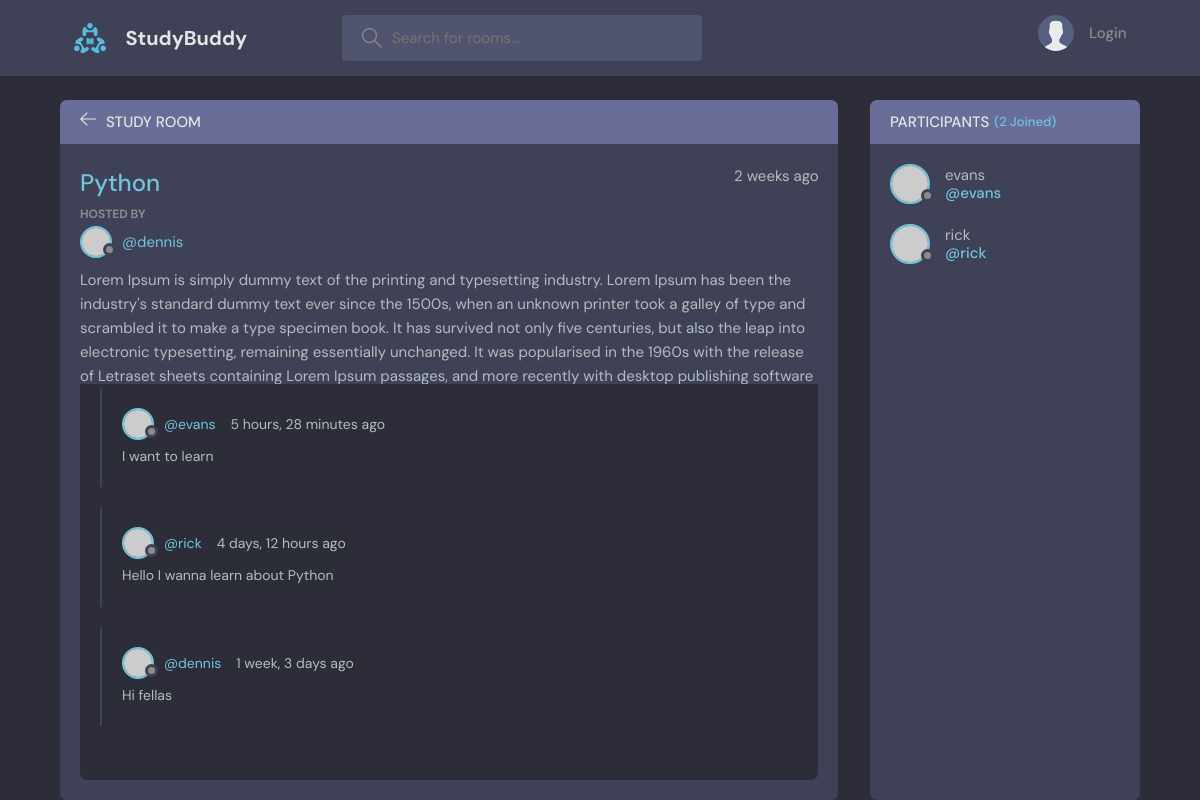
The page /room/1/ on the database its author committed.
### base/models.py (models this page shows, shortened)
class Room(models.Model):
    host = models.ForeignKey(User, on_delete=models.SET_NULL, null=True)
    topic = models.ForeignKey(Topic, on_delete=models.SET_NULL, null=True)
    name = models.CharField(max_length=200)
    description = models.TextField(null=True)
    participants = models.ManyToManyField(User, related_name='participants', blank=True)
    updated = models.DateTimeField(auto_now=True)
    created = models.DateTimeField(auto_now_add=True)
    class Meta:
        ordering = ['-updated', '-created']

class Message(models.Model):
    user = models.ForeignKey(User, on_delete=models.CASCADE)
    room = models.ForeignKey(Room, on_delete=models.CASCADE)
    body = models.TextField()
    updated = models.DateTimeField(auto_now=True)
    created = models.DateTimeField(auto_now_add=True)
    class Meta:
        ordering = ['-updated', '-created']

### base/views.py (the view, shortened to what this page needs)
# urls.py: path('room/<str:pk>/', views.room, name='room'),
def room(request, pk):
    room = Room.objects.get(id=pk)
    room_messages = room.message_set.all()
    participants = room.participants.all
    context = {'room': room,'room_messages': room_messages, 'participants': participants}
    return render (request, 'base/rooms.html', context)

### base/models.py (called while the page is built)
    def __str__(self):
        return self.name

### base/templates/base/rooms.html (shortened to what this page needs)
{% extends 'main.html' %}
{% block content %}
    <main class="profile-page layout layout--2">
      <div class="container">
        <div class="room">
          <div class="room__top">
            <div class="room__topLeft">
              <a href="{% url 'home' %}">
                <svg version="1.1" xmlns="http://www.w3.org/2000/svg" width="32" height="32" viewBox="0 0 32 32">
                  <title>arrow-left</title>
                  <path
                    d="M13.723 2.286l-13.723 13.714 13.719 13.714 1.616-1.611-10.96-10.96h27.625v-2.286h-27.625l10.965-10.965-1.616-1.607z"
                  ></path>
                </svg>
              </a>
              <h3>Study Room</h3>
            </div>
          </div>
          <div class="room__box scroll">
            <div class="room__header scroll">
              <div class="room__info">
                <h3>{{room.name}}</h3>
                <span>{{room.created|timesince}} ago</span>
              </div>
              <div class="room__hosted">
                <p>Hosted By</p>
                <a href="{% url 'room' room.id %}" class="room__author">
                  <div class="avatar avatar--small">
                    <img src="https://randomuser.me/api/portraits/men/37.jpg" />
                  </div>
                  <span>@{{room.host}}</span>
                </a>
              </div>
              <div class="room__details">
                {{room.description}}
              </div>
            </div>
            <div class="room__conversation">
              <div class="threads scroll">
                {% for message in room_messages %}
                <div class="thread">
                  <div class="thread__top">
                    <div class="thread__author">
                      <a href="#" class="thread__authorInfo">
                        <div class="avatar avatar--small">
                          <img src="https://randomuser.me/api/portraits/men/37.jpg" />
                        </div>
                        <span>@{{message.user}}</span>
                      </a>
                      <span class="thread__date">{{message.created|timesince}} ago</span>
                    </div>
                  </div>
                  <div class="thread__details">
                    {{message.body}}
                  </div>
                </div>
                {% endfor %}
              </div>
            </div>
          </div>
        </div>
        <div class="participants">
          <h3 class="participants__top">Participants <span>({{participants.count}} Joined)</span></h3>
          <div class="participants__list scroll">
            {% for user in participants %}
            <a href="{% url 'user-profile' user.id %}" class="participant">
              <div class="avatar avatar--medium">
                <img src="https://randomuser.me/api/portraits/men/37.jpg" />
              </div>
              <p>
                {{user.username}}
                <span>@{{user.username}}</span>
              </p>
            </a>
           {% endfor %}
          </div>
        </div>
      </div>
    </main>
{% endblock content %}

### static/styles/style.css (style rules this page uses)
:root { --color-main: #71c6dd; --color-main-light: #e1f6fb; --color-dark: #3f4156; --color-dark-medium: #51546e; --color-dark-light: #696d97; --color-light: #e5e5e5; --color-gray: #8b8b8b; --color-light-gray: #b2bdbd; --color-bg: #2d2d39; --color-success: #5dd693; --color-error: #fc4b0b; }
* { font-family: "DM Sans", -apple-system, BlinkMacSystemFont, "Segoe UI", Roboto, Oxygen, Ubuntu, Cantarell, "Open Sans", "Helvetica Neue", sans-serif; margin: 0; padding: 0; box-sizing: border-box; text-rendering: optimizeLegibility; font-size: inherit; }
html { font-size: 56.25%; }
@media only screen and (min-width: 1200px) { html { font-size: 62.5%; } }
body { line-height: 1.6; font-weight: 400; font-size: 1.5rem; color: var(--color-light-gray); background-color: var(--color-bg); min-height: 100vh; }
img { width: 100%; }
a { display: inline-block; color: var(--color-main); text-decoration: none; }
.container { max-width: 120rem; width: 90%; margin: auto; }
.avatar { position: relative; display: inline-block; border-radius: 50%; border: 2px solid var(--color-main); }
.avatar img { display: block; border-radius: 50%; object-fit: cover; object-position: center; }
.avatar::after { content: ""; display: block; position: absolute; background-color: var(--color-gray); z-index: 111; border-radius: 50%; border: 0.3rem solid var(--color-dark); }
.avatar.avatar--small img { width: 2.8rem; height: 2.8rem; }
.avatar.avatar--small:after { width: 0.7rem; height: 0.7rem; bottom: 0px; right: -6px; }
.avatar.avatar--medium img { width: 3.6rem; height: 3.6rem; border-radius: 50%; }
.avatar.avatar--medium:after { width: 0.7rem; height: 0.7rem; bottom: 0px; right: -6px; }
.layout { margin-top: 2.4rem; }
.layout > .container { display: flex; justify-content: space-between; align-items: flex-start; }
.layout--2 > .container > div:first-child { flex-basis: 72%; }
.layout--2 > .container > div:last-child { flex-basis: 25%; }
.room, .participants { background: var(--color-dark); max-height: 87.5vh; border-radius: 0.7rem; overflow: hidden; position: relative; }
.room__top, .participants__top { background: var(--color-dark-light); display: flex; justify-content: space-between; align-items: center; padding: 1rem 2rem; position: relative; }
.room__top svg, .thread__top svg { width: 1.6rem; height: 1.6rem; fill: var(--color-light); cursor: pointer; }
.room__topLeft { display: flex; align-items: flex-end; gap: 1rem; }
.room__topLeft h3, .participants__top { text-transform: uppercase; font-weight: 500; color: var(--color-light); }
.room__topLeft svg { width: 1.6rem; height: 1.6rem; fill: var(--color-light); }
.room__header { max-height: 30vh; overflow-y: auto; position: absolute; width: 95%; background: var(--color-dark); z-index: 999; top: 4.4rem; padding-top: 2rem; padding-bottom: 1rem; }
.room__box { padding-left: 2rem; padding-right: 2rem; height: 80.5vh; padding-bottom: 0; }
.room__info { display: flex; justify-content: space-between; }
.room__info h3 { font-size: 2.4rem; font-weight: 500; color: var(--color-main); }
.room__hosted p { text-transform: uppercase; color: var(--color-gray); font-size: 1.2rem; font-weight: 700; line-height: 2; }
.room__author { display: flex; gap: 1rem; align-items: center; margin-bottom: 1rem; transition: all 0.3s ease-in-out; }
.room__conversation { margin-top: 1rem; margin-bottom: 4rem; height: 64%; }
.threads { background: var(--color-bg); border-radius: 0.7rem; overflow-y: auto; height: 100%; margin-top: 28vh; padding: 0 2rem 4rem 2rem; }
.thread { border-left: 2px solid var(--color-dark); padding-left: 1rem; margin: 2rem 0; padding: 2rem; }
.thread__top { display: flex; align-items: center; justify-content: space-between; }
.thread__author { display: flex; align-items: center; gap: 1.5rem; font-size: 1.4rem; }
.thread__authorInfo { display: flex; align-items: center; gap: 1rem; }
.thread__details { font-size: 1.4rem; margin-top: 0.5rem; }
.participants__top span { color: var(--color-main); font-size: 1.3rem; text-transform: none; }
.participants__top { justify-content: flex-start; gap: 0.5rem; }
.participants__list { padding: 2rem; height: 82.5vh; overflow-y: scroll; padding-bottom: 0; }
.participant { display: flex; align-items: center; gap: 1.5rem; margin-bottom: 2rem; }
.participant p { color: var(--color-light-gray); line-height: 1.2; }
.participant span { display: block; font-weight: 500; color: var(--color-main); font-weight: 1.4rem; }

### rows shown on the page
Room: name "Python", created "2 weeks", host "dennis", description "Lorem Ipsum is simply dummy text of the printing and typesetting industry. Lorem Ipsum has been the industry's standard dummy text ever since the 1500s, when an unknown printer took a galley of type and scrambled it to make a type specimen book. It has survived not only five centuries, but also the leap into electronic typesetting, remaining essentially unchanged. It was popularised in the 1960s with the release of Letraset sheets containing Lorem Ipsum passages, and more recently with desktop publishing software…"
Message: user "evans", created "5 hours, 28 minutes", body "I want to learn"
Message: user "rick", created "4 days, 12 hours", body "Hello I wanna learn about Python"
Message: user "dennis", created "1 week, 3 days", body "Hi fellas"

### other values the page prints
{{ participants.count }} "2"
{{ user.username }} "evans"
{{ user.username }} "rick"
